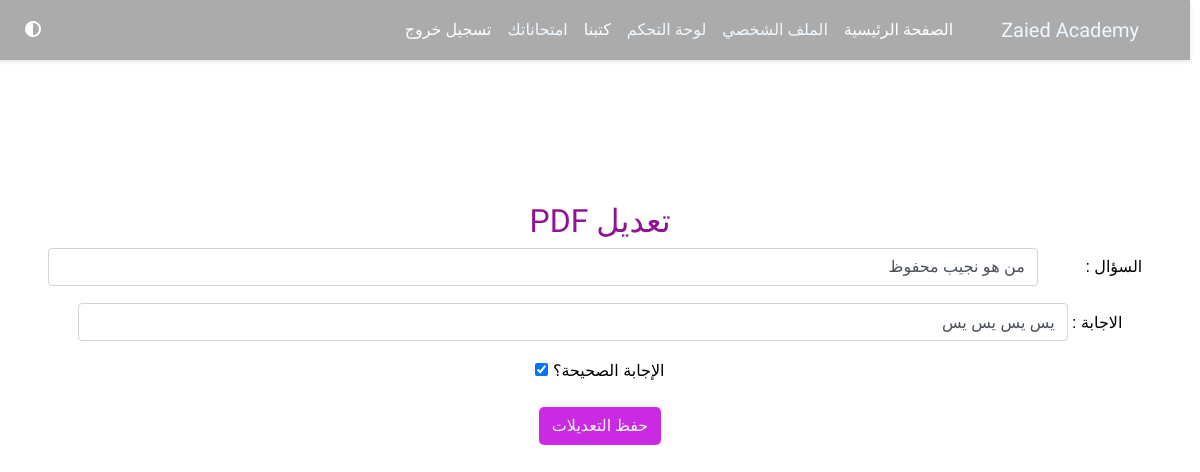
/quizs/edit-choice/21/ (signed in), run on the app's committed database.
### Qiuzs/models.py (models this page shows, shortened)
class Choice(models.Model):
    question = models.ForeignKey(Question, on_delete=models.CASCADE, related_name='choices')
    text = models.CharField(max_length=255)  # نص الاختيار
    is_correct = models.BooleanField(default=False)  # يشير إذا كان الاختيار صحيحًا

class Question(models.Model):
    category = models.ForeignKey(Category, on_delete=models.CASCADE, null=True, blank=True)
    lesson = models.ForeignKey(Lesson, on_delete=models.CASCADE, null=True, blank=True)
    grade = models.ForeignKey(Grade, on_delete=models.CASCADE, null=True, blank=True)
    text = models.CharField(max_length=255)  # نص السؤال
    created_at = models.DateTimeField(auto_now_add=True)

### Qiuzs/views.py (the view, shortened to what this page needs)
# urls.py: path('edit-choice/<int:pk>/', views.edit_choice, name='edit_choice'),
def edit_choice(request, pk):
    if request.user.is_anonymous:
        return redirect('landing')
    else:
        if not request.user.is_staff:
            messages.error(request, 'عذراً, انت هذه الصفحة للمدرس فقط')
            return redirect('home')
        else:
            choice = Choice.objects.get(id=pk)
            questions = Question.objects.all()
            context = {
                'choice':choice,
                'questions':questions,
            }
            return render(request, 'Quizs/edit_choice.html', context)

### LP_app/context_processor.py (called while the page is built)
def subscription_status(request):
    if request.user.is_authenticated:
        try:
            status = Subscription.objects.get(user=request.user)
        except Subscription.DoesNotExist:
            status = False
    else:
        status = False
    return {
        'status': status,
    }

### templates/Quizs/edit_choice.html (shortened to what this page needs)
{% extends 'base.html' %}
{% block content %}
<h2 class="d-flex justify-content-center" style="color: #911393;">تعديل PDF</h2>
<form method="POST" enctype="multipart/form-data">
    <div class="form-group">
        <label for="category" class="form-label">السؤال :</label>
        <select class="form-control" id="question" name="question" required>
            {% for ques in questions %}
            <option value="{{ ques.id }}"  {% if ques.id == choice.question.id %}selected{% endif %} >{{ ques.text }}</option>
            {% endfor %}
        </select>
    </div>
    <div class="form-group">
        <label for="title"> الاجابة : </label>
        <input type="text" class="form-control" id="title" name="choice" value="{{ choice.text }}">
    </div>
    <div class="form-group">
        <label for="is_correct">الإجابة الصحيحة؟</label>
        <input type="checkbox" name="is_correct" id="is_correct" {% if choice.is_correct %}checked{% endif %}><br>
    </div>
    <button type="submit" class="btn" style="background-color: rgb(202, 43, 226); font-size: 1em; font-family: 'Almarai', sans-serif; color:aliceblue; border-radius: 5px;">حفظ التعديلات</button>
</form>
{% endblock %}

### static/css/style.css (style rules this page uses)
body { transition: background-color 0.3s, color 0.3s; font-family: "Almarai", sans-serif; padding: 10px; }
body.light-theme { background-color: rgb(255, 255, 255); color: #000000; }
body { margin: 0; font-family: 'Arial', sans-serif; background-color: #ffffff; color: #333333; text-align: center; }
button { position: relative; padding: 10px 20px; border: none; border-radius: 50px; font-size: 2em; cursor: pointer; font-family: "Almarai", sans-serif; }
h1,h2,h3,h4,h5,h6,p { font-family: "Almarai", sans-serif; }

### templates/Quizs/edit_choice.html (style rules this page uses)
.form-label { display: inline-block; width: 100px; text-align: right; margin-right: 10px; }
.form-control { display: inline-block; width: calc(100% - 120px); }

### data on the page
Choice: question "من هو نجيب محفوظ", choice "يس يس يس يس", is_correct "☑"
